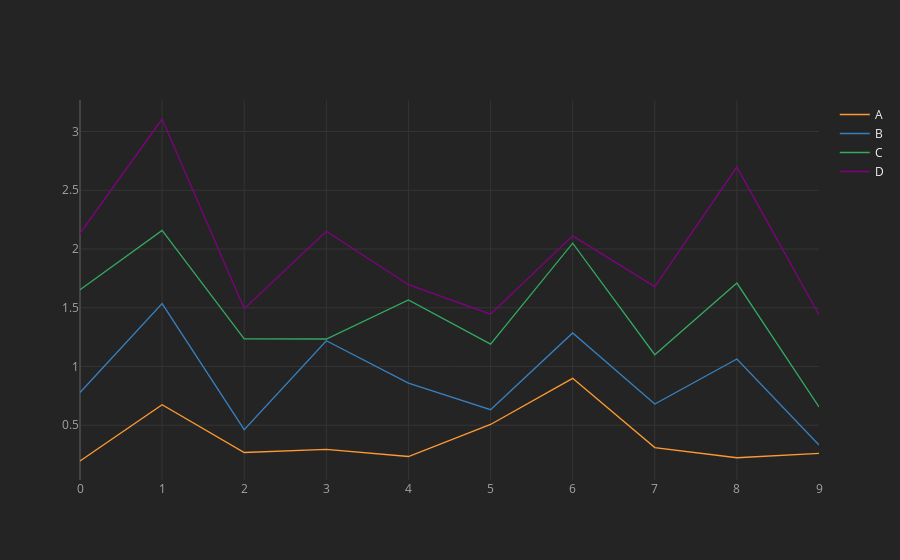

The code cell stored with this chart in its notebook:
### Code cell
df.iplot(kind='area')

### Figure 1 — Plotly figure (JSON) as saved in the notebook; plotly's stock layout.template omitted (floating-point values rounded to 4 significant figures)
{"data": [{"line": {"color": "rgba(255, 153, 51, 1.0)", "dash": "solid", "shape": "linear", "width": 1.3}, "mode": "lines", "name": "A", "text": "", "type": "scatter", "x": [0, 1, 2, 3, 4, 5, 6, 7, 8, 9], "y": [0.1954, 0.674, 0.2681, 0.2948, 0.2336, 0.5066, 0.8988, 0.3099, 0.2229, 0.2599]}, {"line": {"color": "rgba(55, 128, 191, 1.0)", "dash": "solid", "shape": "linear", "width": 1.3}, "mode": "lines", "name": "B", "text": "", "type": "scatter", "x": [0, 1, 2, 3, 4, 5, 6, 7, 8, 9], "y": [0.7785, 1.535, 0.4628, 1.219, 0.8589, 0.6324, 1.285, 0.6808, 1.064, 0.3317]}, {"line": {"color": "rgba(50, 171, 96, 1.0)", "dash": "solid", "shape": "linear", "width": 1.3}, "mode": "lines", "name": "C", "text": "", "type": "scatter", "x": [0, 1, 2, 3, 4, 5, 6, 7, 8, 9], "y": [1.653, 2.158, 1.234, 1.234, 1.566, 1.19, 2.049, 1.1, 1.71, 0.6558]}, {"line": {"color": "rgba(128, 0, 128, 1.0)", "dash": "solid", "shape": "linear", "width": 1.3}, "mode": "lines", "name": "D", "text": "", "type": "scatter", "x": [0, 1, 2, 3, 4, 5, 6, 7, 8, 9], "y": [2.132, 3.107, 1.492, 2.151, 1.696, 1.445, 2.112, 1.681, 2.698, 1.44]}], "layout": {"legend": {"bgcolor": "#242424", "font": {"color": "#F4F4F4"}}, "paper_bgcolor": "#242424", "plot_bgcolor": "#242424", "title": {"font": {"color": "#F4F4F4"}}, "xaxis": {"gridcolor": "#343434", "showgrid": true, "tickfont": {"color": "#A4A4A4"}, "title": {"font": {"color": "#A4A4A4"}, "text": ""}, "zerolinecolor": "#444444"}, "yaxis": {"gridcolor": "#343434", "showgrid": true, "tickfont": {"color": "#A4A4A4"}, "title": {"font": {"color": "#A4A4A4"}, "text": ""}, "zerolinecolor": "#444444"}}}
